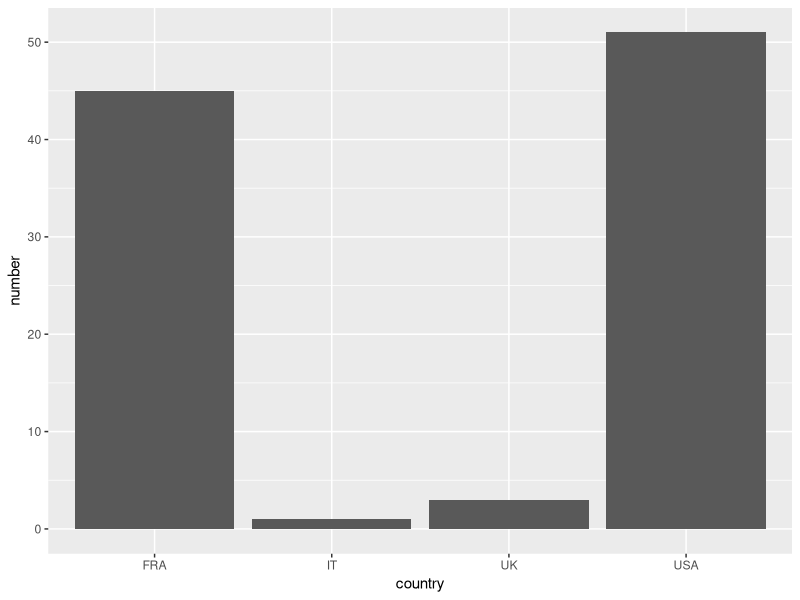
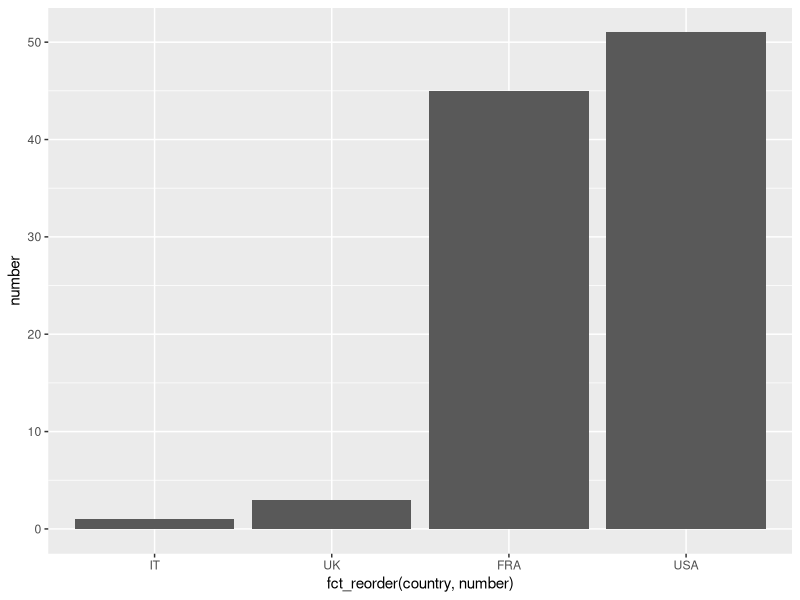
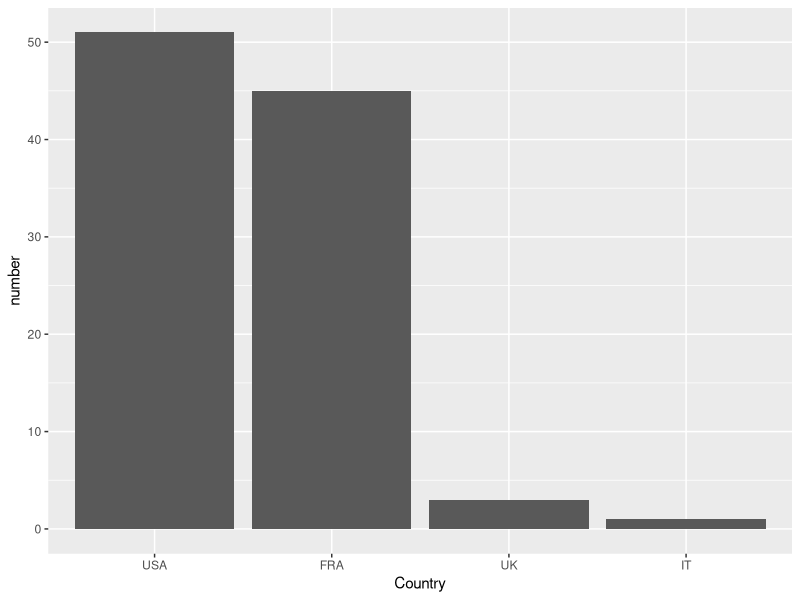
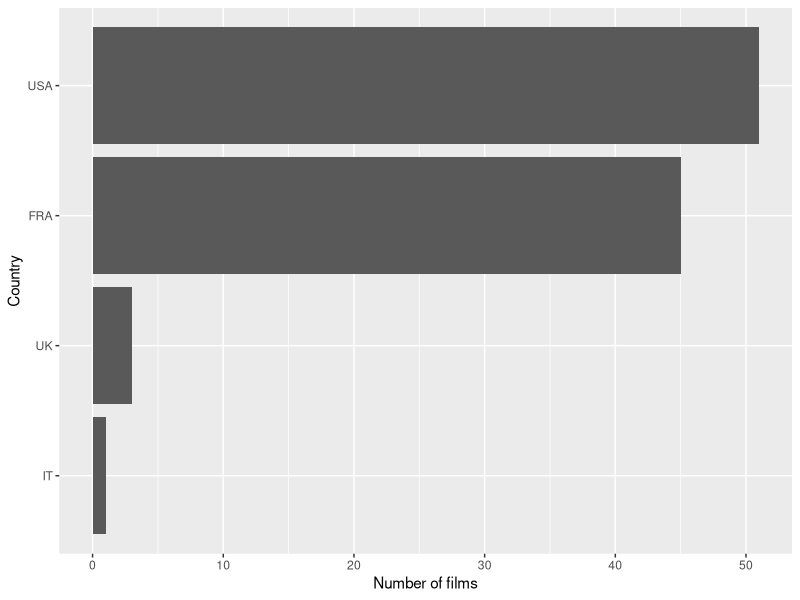
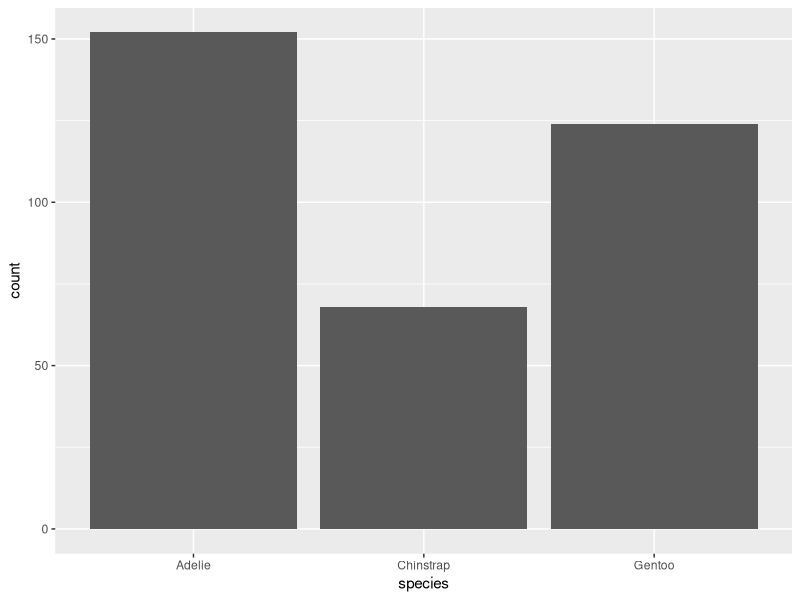
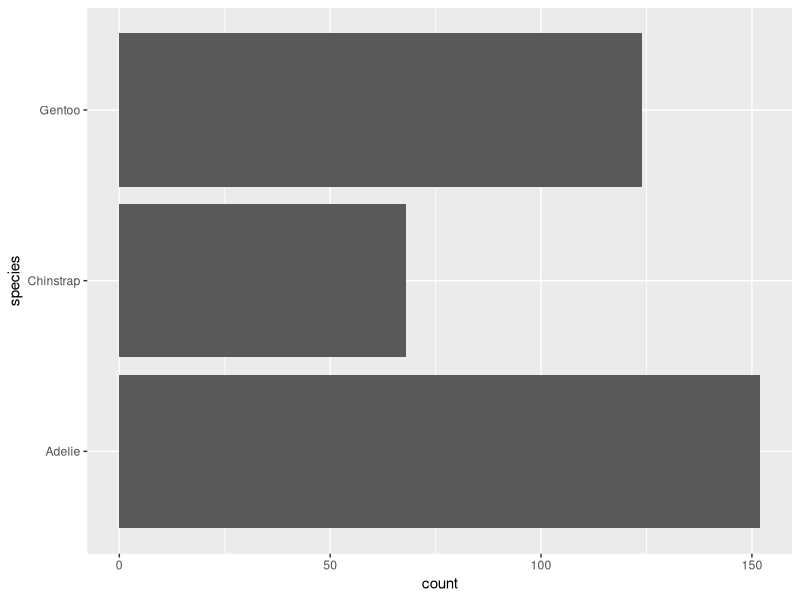
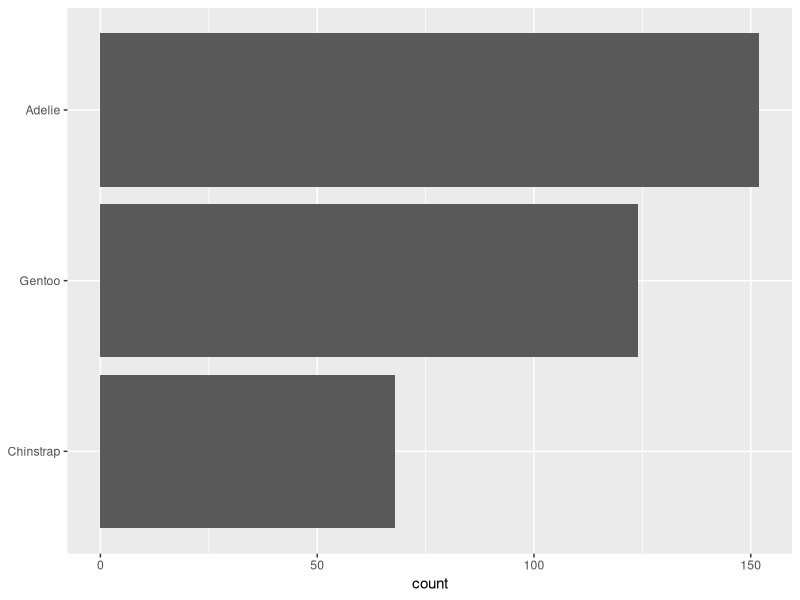
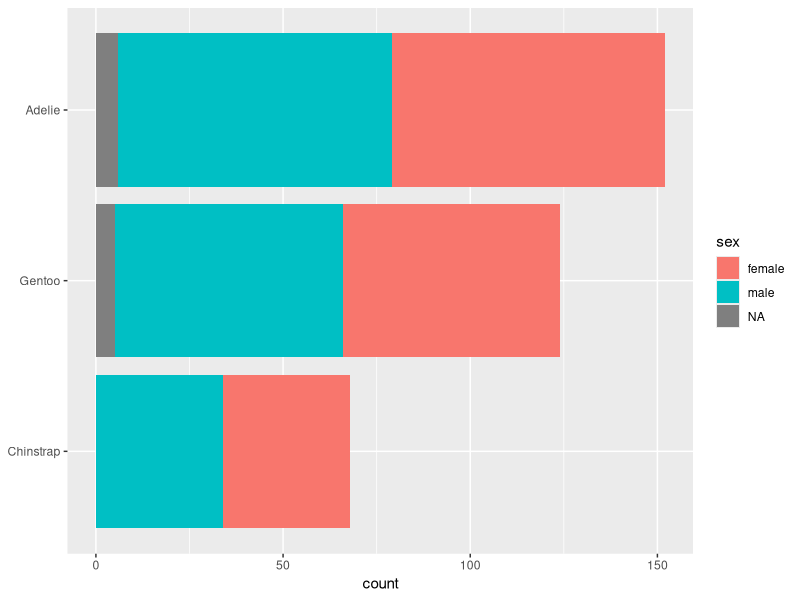

Reproduce these figures in R, in order.
## ---- chunk 1
library("ggplot2")
set.seed(1289)
## ---- chunk 2
x <- sample(letters[1:4], 15, replace = TRUE)
x

x_factor <- factor(x)
x_factor
## ---- chunk 3
boxoffice <- data.frame(
  country = c("USA", "FRA", "UK", "IT"), # pays de production
  number = c(51, 45, 03, 01)             # nombre de films
)

boxoffice
## ---- chunk 4
ggplot(boxoffice,           ## Données
       aes(x = country,     ## Pays en x
           y = number)) +   ## nombre en y
  geom_col()                ## "col" = "column"
## ---- chunk 5
boxoffice$country
## ---- chunk 6
factor(boxoffice$country)
## ---- chunk 7
library(forcats)

## Ordonnés par nombre de films croissants
fct_reorder(boxoffice$country, boxoffice$number)

## Ordonnés par nombre de films décroissants
fct_reorder(boxoffice$country, -boxoffice$number)
## ---- chunk 8
ggplot(boxoffice,
       aes(x = fct_reorder(country, number), # pays ordre croissant 
           y = number)) +   
  geom_col()              
## ---- chunk 9
ggplot(boxoffice,
       aes(x = fct_reorder(country, -number), # pays ordre décroissant 
           y = number)) +   
  geom_col() + 
  xlab("Country")                             # noms de l'axe des x
## ---- chunk 10
ggplot(boxoffice,
       aes(x = number,
           y = fct_reorder(country, number))) +
  geom_col() + 
  ylab("Country") +
  xlab("Number of films")
## ---- chunk 11
library(palmerpenguins)
head(penguins)
## ---- chunk 12
dim(penguins)
## ---- chunk 13
head(penguins$species)
## ---- chunk 14
ggplot(penguins,
       aes(x = species)) + # note: y est défini automatiquement
  geom_bar()
## ---- chunk 15
ggplot(penguins,
       aes(y = species)) + # note: x est défini automatiquement
  geom_bar()
## ---- chunk 16
ggplot(penguins,
       aes(y = fct_relevel(species, "Chinstrap", "Gentoo", "Adelie"))) +
  geom_bar() +
  ylab(NULL)
## ---- chunk 17
head(penguins$sex)
## ---- chunk 18
ggplot(penguins,
       aes(y = fct_relevel(species, "Chinstrap", "Gentoo", "Adelie"),
           fill = sex)) +
  geom_bar() +
  ylab(NULL)
## ---- chunk 19
penguins_nona <- na.omit(penguins)

ggplot(penguins_nona,
       aes(y = fct_relevel(species, "Chinstrap", "Gentoo", "Adelie"),
           fill = sex)) +
  geom_bar() +
  ylab(NULL)
## ---- chunk 20
ggplot(penguins_nona,
       aes(y = fct_relevel(species, "Chinstrap", "Gentoo", "Adelie"),
           fill = sex)) +
  geom_bar(position = "dodge") +
  ylab(NULL)
